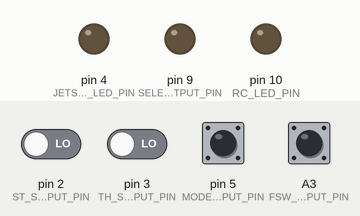
Bench run of a sketch on a simulated Arduino Uno, built with avr-gcc and run on an emulated ATmega328P. Parts: output pins drawn as LEDs (lit = HIGH). The test bench sets the inputs (shaded band); at power-on: pin 5 (MODE_SWITCH_INPUT_PIN) HIGH, A3 (FSW_SIGNAL_INPUT_PIN), pin 2 (ST_SIGNAL_INPUT_PIN), pin 3 (TH_SIGNAL_INPUT_PIN) LOW.

Above: at 0.01 s.
At 1.2 s:
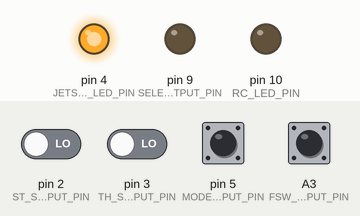
1.3 s: pin 5 (MODE_SWITCH_INPUT_PIN) pulled LOW for 0.15 s
At 1.42 s:
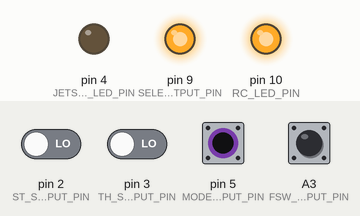
Timing chart, 0 to 4.3 s (numbered marks = the images above; inputs shaded):
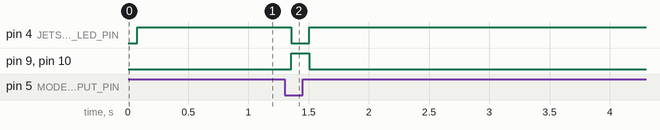

The sketch:

firmware_v3.ino
```cpp
//FaBo JetRacer v3 Beta
//2022/06/03
//Rev2.0.21は定数BOARDVERを２１とすること。

#define BOARDVER 21

//ピンセッティング
#if BOARDVER < 21
  #define ST_SIGNAL_INPUT_PIN       A0
  #define TH_SIGNAL_INPUT_PIN       A1
  #define FSW_SIGNAL_INPUT_PIN      A3
  #define SELECT_OUTPUT_PIN         2
  #define RC_LED_PIN                3
  #define JETSON_LED_PIN            4

#elif BOARDVER == 21
  #define ST_SIGNAL_INPUT_PIN       2   //INT0
  #define TH_SIGNAL_INPUT_PIN       3   //ITN1
  #define FSW_SIGNAL_INPUT_PIN      A3
  #define MODE_SWITCH_INPUT_PIN     5   //JetRacer mode or Donkey mode.
  #define SELECT_OUTPUT_PIN         9
  #define RC_LED_PIN                10
  #define JETSON_LED_PIN            4

#endif

#include "SPI.h"
#include <Wire.h>

uint8_t registerIndex = 0;

typedef union
{
    uint32_t    before;
    struct
    {
        uint8_t d;
        uint8_t c;
        uint8_t b;
        uint8_t a;
    };
} Transfer;

Transfer transfer1;
Transfer transfer2;
Transfer transfer3;

void receiveEvent() {
  while(Wire.available() > 0){
    registerIndex = Wire.read();
  }
}

void requestEvent() {
  if(registerIndex == 0x01)
  {
    Wire.write(transfer1.a);
    Wire.write(transfer1.b);
    Wire.write(transfer1.c);
    Wire.write(transfer1.d);
    Wire.write(transfer2.a);
    Wire.write(transfer2.b);
    Wire.write(transfer2.c);
    Wire.write(transfer2.d);
    Wire.write(transfer3.a);
    Wire.write(transfer3.b);
    Wire.write(transfer3.c);
    Wire.write(transfer3.d);
  }
}

void setup(){
  pinMode(SELECT_OUTPUT_PIN, OUTPUT);
  pinMode(RC_LED_PIN, OUTPUT);
  pinMode(JETSON_LED_PIN, OUTPUT);
  pinMode(ST_SIGNAL_INPUT_PIN, INPUT);
  pinMode(TH_SIGNAL_INPUT_PIN, INPUT);
  pinMode(FSW_SIGNAL_INPUT_PIN, INPUT);

  #if BOARDVER == 21
    pinMode(MODE_SWITCH_INPUT_PIN, INPUT_PULLUP);
  #elif BOARDVER == 20
    pinMode(MODE_SWITCH_INPUT_PIN, INPUT_PULLUP);
  #endif

  SPI.begin();
  Wire.begin(8);
  Wire.onRequest(requestEvent);
  Wire.onReceive(receiveEvent);
}


void startBit() {
  byte start = 0x00;
  SPI.transfer(start);
  SPI.transfer(start);
  SPI.transfer(start);
  SPI.transfer(start);
}

void endBit() {
  byte end = 0x00;
  SPI.transfer(end);
  SPI.transfer(end);
  SPI.transfer(end);
  SPI.transfer(end);
}

void setRGB(short r, short g, short b) {
  SPI.transfer(0xEF);
  SPI.transfer(r);
  SPI.transfer(g);
  SPI.transfer(b);
}


void loop(){
  uint32_t duration = pulseInLong(FSW_SIGNAL_INPUT_PIN, HIGH,25000);
  uint32_t pwm1 = pulseInLong(TH_SIGNAL_INPUT_PIN, HIGH,25000);
  uint32_t pwm0 = pulseInLong(ST_SIGNAL_INPUT_PIN, HIGH,25000);


  transfer1.before=pwm0;
  transfer2.before=pwm1;
  transfer3.before=duration;

  #if BOARDVER == 21 | BOARDVER == 20
    int val = digitalRead(MODE_SWITCH_INPUT_PIN);
  #endif

 #if BOARDVER == 21
    //スライドスイッチの状態により、スイッチのRCモードにはしない。
    if (val == LOW){
      //Donkey Car mode.
      digitalWrite(SELECT_OUTPUT_PIN, HIGH);
      digitalWrite(RC_LED_PIN, HIGH);
      digitalWrite(JETSON_LED_PIN, LOW);
      startBit();
      //橙発光
      setRGB(0,   255,   128);
      setRGB(0,   255,   128);
      setRGB(0,   255,   128);
      setRGB(0,   255,   128);
      setRGB(0,   255,   128);
      setRGB(0,   255,   128);
      endBit();

    }else{
      //JetRacer Mode
      if(duration > 1500){
          digitalWrite(SELECT_OUTPUT_PIN, HIGH);
          digitalWrite(RC_LED_PIN, HIGH);
          digitalWrite(JETSON_LED_PIN, LOW);
          startBit();
          //レインボー発光
          setRGB(80,   0,   10);
          setRGB(80,   0,   40);
          setRGB(80,   0,   90);
          setRGB(80,   0,   130);
          setRGB(80,   0,   170);
          setRGB(80,   0,   210);
          endBit();
        }
        else{
          digitalWrite(SELECT_OUTPUT_PIN, LOW);
          digitalWrite(RC_LED_PIN, LOW);
          digitalWrite(JETSON_LED_PIN, HIGH);
          startBit();
          //緑色発光
          setRGB(0,   255,   0);
          setRGB(0,   255,   0);
          setRGB(0,   255,   0);
          setRGB(0,   255,   0);
          setRGB(0,   255,   0);
          setRGB(0,   255,   0);
          endBit();

        }
    }

 #elif BOARDVER < 21
  if(duration > 1500){
    digitalWrite(SELECT_OUTPUT_PIN, HIGH);
    digitalWrite(RC_LED_PIN, HIGH);
    digitalWrite(JETSON_LED_PIN, LOW);
    startBit();
    //レインボー発光
    setRGB(80,   0,   10);
    setRGB(80,   0,   40);
    setRGB(80,   0,   90);
    setRGB(80,   0,   130);
    setRGB(80,   0,   170);
    setRGB(80,   0,   210);
    endBit();
  }
  else{
    digitalWrite(SELECT_OUTPUT_PIN, LOW);
    digitalWrite(RC_LED_PIN, LOW);
    digitalWrite(JETSON_LED_PIN, HIGH);
    startBit();
    //緑色発光
    setRGB(0,   255,   0);
    setRGB(0,   255,   0);
    setRGB(0,   255,   0);
    setRGB(0,   255,   0);
    setRGB(0,   255,   0);
    setRGB(0,   255,   0);
    endBit();

  }
 #endif
}
```

Measured:
- after the input at 1.3 s, pin 4 (JETSON_LED_PIN): HIGH → LOW after 0.05 s, → HIGH 0.15 s later; pin 9 (SELECT_OUTPUT_PIN), pin 10 (RC_LED_PIN): LOW → HIGH after 0.05 s, → LOW 0.15 s later
